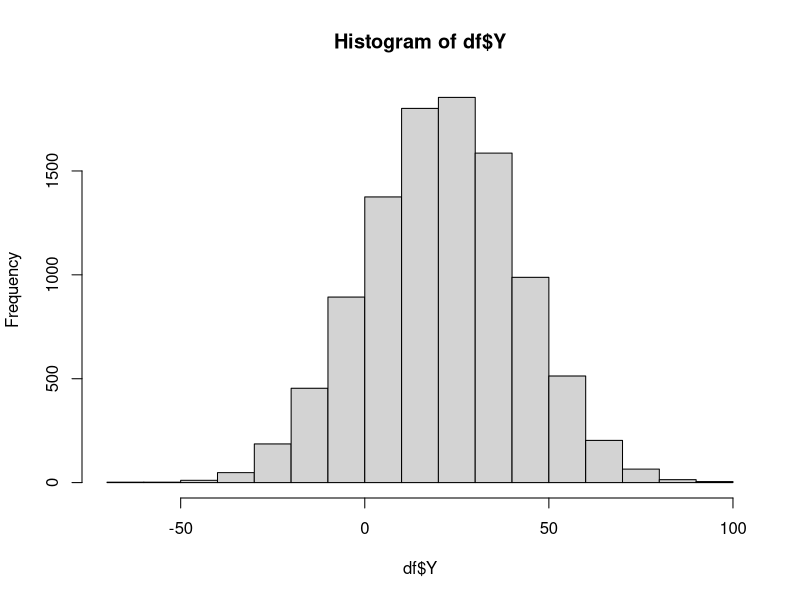

Here is the R script that generated this plot:
## ---- chunk 1
knitr::opts_chunk$set(echo = TRUE, warning = F, message = F)
## ---- chunk 2
library(tidyverse)
library(kableExtra)
## ---- chunk 3
set.seed(41)
N <- 41 # Random number greater than or equal to 6
n <- 10000 # Quantity of random normal numbers to generate
sigma <- (N + 1)/2 # Sigma
mu <- sigma # Mu = Sigma
# Generate random number
df <- data.frame(X = runif(n, min = 1, max = N), 
                 Y = rnorm(n, mean = mu, sd = sigma))
# Display random numbers
head(df, 10)
hist(df$Y)
## ---- chunk 4
x = median(df$X) # median of X
y = quantile(df$Y, 0.25) # 1st quartile of Y
# A. P(X>x | X>y)
PXxXy <- df %>% 
  filter(X>x, X>y) %>% 
  nrow() / n
PXy <- df %>% 
  filter(X>y) %>% 
  nrow() / n 
A <- signif((PXxXy / PXy), 3)
# B. P(X>x, Y>y)
PXxXy <- df %>% 
  filter(X>x, Y>y) %>% 
  nrow() / n
B <- signif(PXxXy, 3)
# C. P(X<x | X>y)
PXxXy <- df %>% 
  filter(X < x, 
         X > y) %>% 
  nrow() / n
PXy <- df %>% 
  filter(X > y) %>% 
  nrow() / n 
C <- PXxXy/PXy
print(paste("A.:",A,"B.:",B,"C.:",C))
## ---- chunk 5
# Joint P
JAB <- df %>% 
  mutate(A = ifelse(X > x, "X > x", "X < x")) %>% 
  mutate(B = ifelse(Y > y, " Y > y", " Y < y")) %>% 
  group_by(A, B) %>% 
  summarise(total = n()) %>% 
  mutate(P = total / n)
# Marginal P
MA <- JAB %>% 
  ungroup() %>% 
  group_by(A) %>% 
  summarise(sum = sum(total), P = sum(P))
MB <- JAB %>% 
  ungroup() %>% 
  group_by(B) %>% 
  summarise(sum = sum(total), P = sum(P))
# build a table
tbl <- bind_rows(JAB, MA, MB) %>% 
  select(-total) %>% 
  spread(A, P) 
colnames(tbl) <- c("Condition", "sum", "X<x", "X>x", "Total")
kable(tbl)
